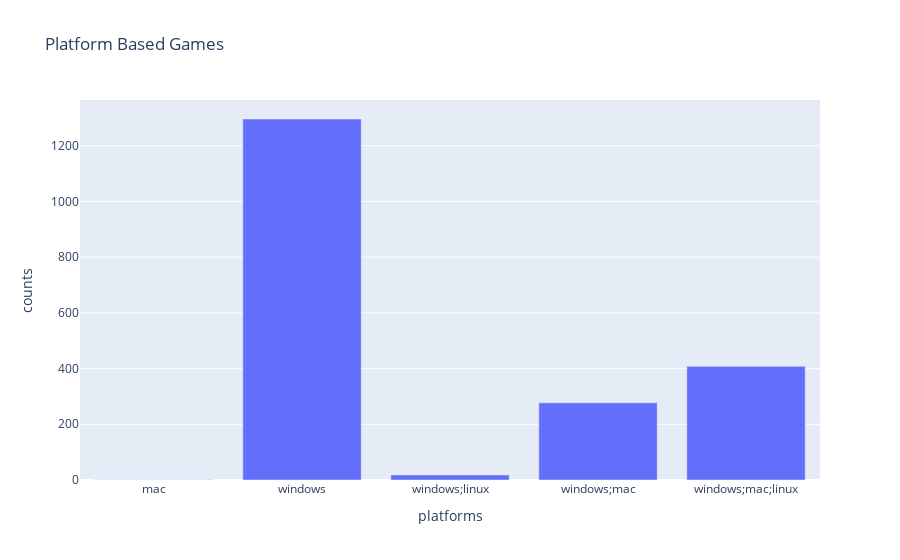

Notebook cell for this chart:
### Code cell
d = data.groupby(by=["platforms"]).size().reset_index(name="counts")
px.bar(data_frame=d,x="platforms",y="counts",title="Platform Based Games")

### Figure 1 — Plotly figure (JSON) as saved in the notebook; plotly's stock layout.template omitted (floating-point values rounded to 4 significant figures)
{"data": [{"alignmentgroup": "True", "hovertemplate": "platforms=%{x}<br>counts=%{y}<extra></extra>", "legendgroup": "", "marker": {"color": "#636efa", "pattern": {"shape": ""}}, "name": "", "offsetgroup": "", "orientation": "v", "showlegend": false, "textposition": "auto", "type": "bar", "x": ["mac", "windows", "windows;linux", "windows;mac", "windows;mac;linux"], "xaxis": "x", "y": [1, 1296, 18, 277, 408], "yaxis": "y"}], "layout": {"barmode": "relative", "legend": {"tracegroupgap": 0}, "title": {"text": "Platform Based Games"}, "xaxis": {"anchor": "y", "domain": [0, 1], "title": {"text": "platforms"}}, "yaxis": {"anchor": "x", "domain": [0, 1], "title": {"text": "counts"}}}}
